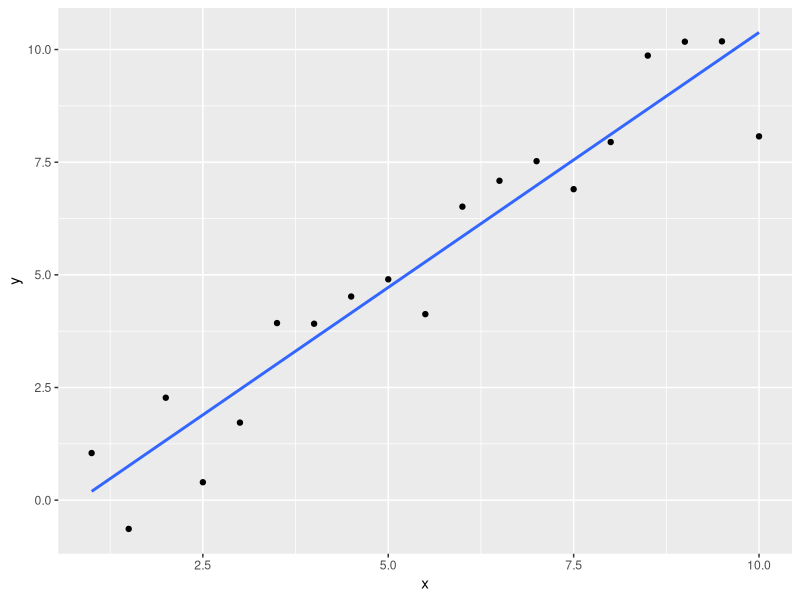
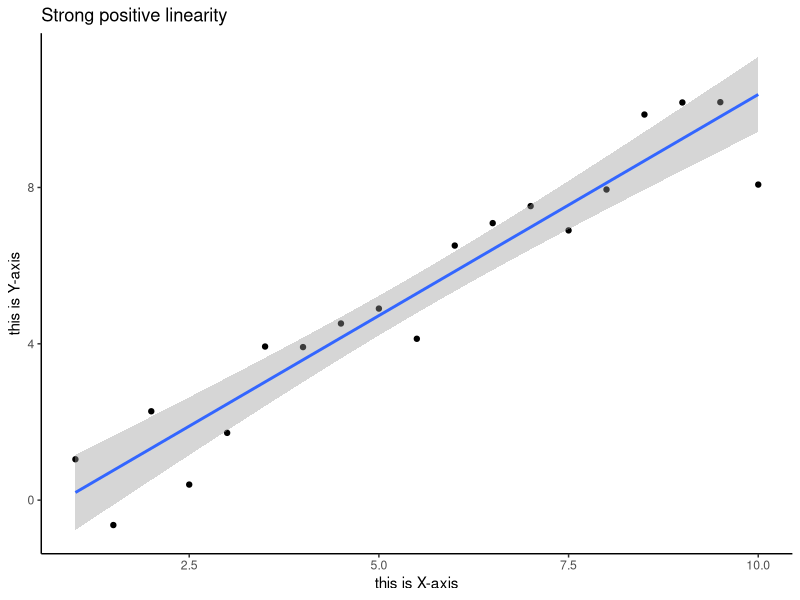
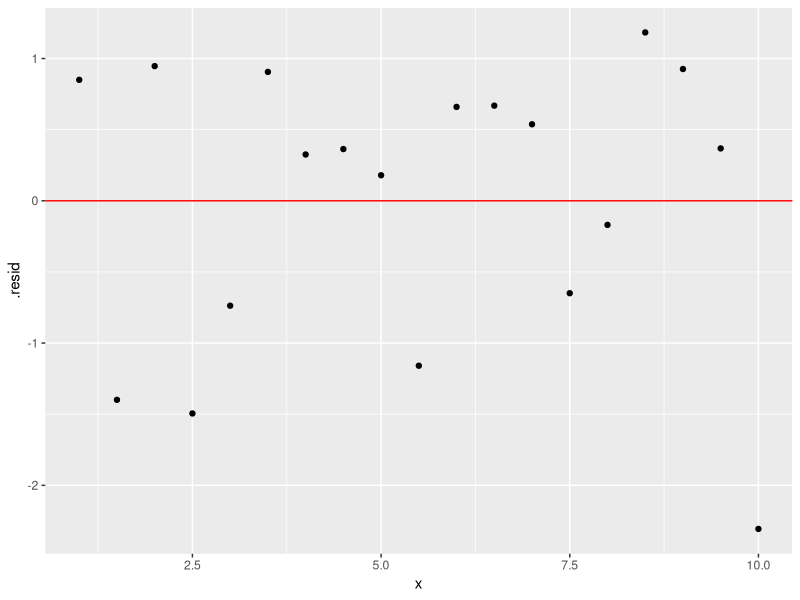

Write R code to recreate these figures, in order.
library(ggplot2)

## Case Study 1: Simple linear regression
x <- seq(1, 10, 0.5)
y <- rnorm(length(x), mean = x, sd = 1)

# method 1: `lm` function
lm_fit <- lm(y ~ x)
lm_fit$coefficients[1]
lm_fit$coefficients[2]
# method 2: (X^TX)^{-1}(X^TY)
# design matrix
X <- cbind(rep(1, length(x)), x)
y <- as.matrix(y)
solve(t(X) %*% X) %*% t(X) %*% y # Notice this is the same as the regression coefficients calculated from `lm`.

# summary result of your linear model
summary_fit <- summary(lm_fit)
summary_fit
# two methods to get your coefficient matrix
summary_fit$coefficients # method 1
coef(summary_fit) # method 2
summary_fit$coefficients[1, 2] # se of the intercept

# two methods to get your confidence intervals
confint(lm_fit) # method 1

n <- length(x) # method 2
mean_beta0 <- coef(summary_fit)[1, 1]
se_beta0 <- coef(summary_fit)[1, 2]
mean_beta1 <- coef(summary_fit)[2, 1]
se_beta1 <- coef(summary_fit)[2, 2]
CI_beta0 <- c(mean_beta0 - qt(0.975, df = n - 2) * se_beta0,
         mean_beta0 + qt(0.975, df = n - 2) * se_beta0)
CI_beta1 <- c(mean_beta1 - qt(0.975, df = n - 2) * se_beta1,
              mean_beta1 + qt(0.975, df = n - 2) * se_beta1)
CI_beta0
CI_beta1


# plot
data_combo <- as.data.frame(cbind(x, y))

ggplot(data_combo, aes(x = x, y = y)) +
  geom_point() +
  geom_smooth(method = lm, se = FALSE) # without se being plotted

ggplot(data_combo, aes(x = x, y = y)) +
  geom_point() +
  geom_smooth(method = lm) +# with se being plotted
  ggtitle("Strong positive linearity") + # add a plot title
  xlab("this is X-axis") + # add axis title
  ylab("this is Y-axis") +
  theme_classic()# add a clean theme without grids

# residual plot
ggplot(lm_fit) +
  geom_point(aes(x = x, y = .resid)) +
  geom_hline(aes(yintercept = 0), col = "red")



## Case Study 2: Multiple linear regression: X_1 = I(ctl), X_2 = I(trt)
## Annette Dobson (1990) "An Introduction to Generalized Linear Models".
## Page 9: Plant Weight Data.
ctl <- c(4.17,5.58,5.18,6.11,4.50,4.61,5.17,4.53,5.33,5.14)
trt <- c(4.81,4.17,4.41,3.59,5.87,3.83,6.03,4.89,4.32,4.69)
group <- c(rep("ctl", length(ctl)), rep("trt", length(trt)))
weight <- c(ctl, trt)

# method 1: `lm` function
lm_D9 <- lm(weight ~ group)
summary(lm_D9)
lm_D9$coefficients[1]
lm_D9$coefficients[2]

# method 2: (X^TX)^{-1}(X^TY)

# design matrix
X <- cbind(rep(1, length(ctl) + length(trt)),
           c(rep(0, length(ctl)), rep(1, length(trt))))
y <- as.matrix(weight)

solve(t(X) %*% X) %*% t(X) %*% y


